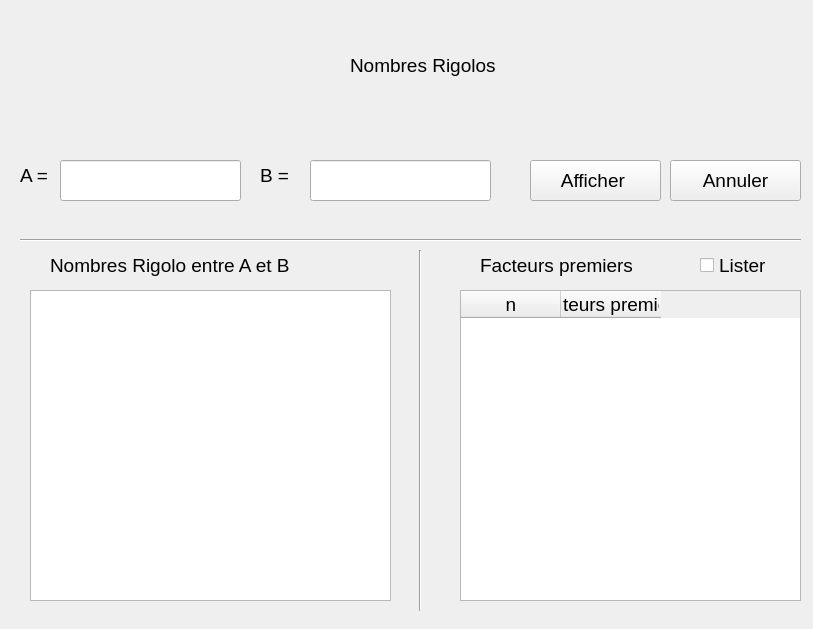
<?xml version="1.0" encoding="UTF-8"?>
<ui version="4.0">
 <class>Form</class>
 <widget class="QWidget" name="Form">
  <property name="geometry">
   <rect>
    <x>0</x>
    <y>0</y>
    <width>813</width>
    <height>629</height>
   </rect>
  </property>
  <property name="windowTitle">
   <string>Form</string>
  </property>
  <widget class="QLabel" name="label">
   <property name="geometry">
    <rect>
     <x>350</x>
     <y>30</y>
     <width>301</width>
     <height>71</height>
    </rect>
   </property>
   <property name="font">
    <font>
     <pointsize>14</pointsize>
    </font>
   </property>
   <property name="text">
    <string>Nombres Rigolos</string>
   </property>
  </widget>
  <widget class="QLineEdit" name="texta">
   <property name="geometry">
    <rect>
     <x>60</x>
     <y>160</y>
     <width>181</width>
     <height>41</height>
    </rect>
   </property>
   <property name="font">
    <font>
     <pointsize>14</pointsize>
    </font>
   </property>
  </widget>
  <widget class="QPushButton" name="afficher">
   <property name="geometry">
    <rect>
     <x>530</x>
     <y>160</y>
     <width>131</width>
     <height>41</height>
    </rect>
   </property>
   <property name="font">
    <font>
     <pointsize>14</pointsize>
    </font>
   </property>
   <property name="text">
    <string>Afficher </string>
   </property>
  </widget>
  <widget class="Line" name="line">
   <property name="geometry">
    <rect>
     <x>20</x>
     <y>230</y>
     <width>781</width>
     <height>21</height>
    </rect>
   </property>
   <property name="font">
    <font>
     <pointsize>14</pointsize>
    </font>
   </property>
   <property name="orientation">
    <enum>Qt::Horizontal</enum>
   </property>
  </widget>
  <widget class="QPushButton" name="annuler">
   <property name="geometry">
    <rect>
     <x>670</x>
     <y>160</y>
     <width>131</width>
     <height>41</height>
    </rect>
   </property>
   <property name="font">
    <font>
     <pointsize>14</pointsize>
    </font>
   </property>
   <property name="text">
    <string>Annuler</string>
   </property>
  </widget>
  <widget class="QLineEdit" name="textb">
   <property name="geometry">
    <rect>
     <x>310</x>
     <y>160</y>
     <width>181</width>
     <height>41</height>
    </rect>
   </property>
   <property name="font">
    <font>
     <pointsize>14</pointsize>
    </font>
   </property>
  </widget>
  <widget class="QLabel" name="label_2">
   <property name="geometry">
    <rect>
     <x>260</x>
     <y>140</y>
     <width>141</width>
     <height>71</height>
    </rect>
   </property>
   <property name="font">
    <font>
     <pointsize>14</pointsize>
    </font>
   </property>
   <property name="text">
    <string>B = </string>
   </property>
  </widget>
  <widget class="QLabel" name="label_3">
   <property name="geometry">
    <rect>
     <x>20</x>
     <y>140</y>
     <width>141</width>
     <height>71</height>
    </rect>
   </property>
   <property name="font">
    <font>
     <pointsize>14</pointsize>
    </font>
   </property>
   <property name="text">
    <string>A = </string>
   </property>
  </widget>
  <widget class="Line" name="line_2">
   <property name="geometry">
    <rect>
     <x>410</x>
     <y>250</y>
     <width>21</width>
     <height>361</height>
    </rect>
   </property>
   <property name="font">
    <font>
     <pointsize>14</pointsize>
    </font>
   </property>
   <property name="orientation">
    <enum>Qt::Vertical</enum>
   </property>
  </widget>
  <widget class="QTableWidget" name="table">
   <property name="geometry">
    <rect>
     <x>460</x>
     <y>290</y>
     <width>341</width>
     <height>311</height>
    </rect>
   </property>
   <property name="font">
    <font>
     <pointsize>14</pointsize>
    </font>
   </property>
   <column>
    <property name="text">
     <string>n</string>
    </property>
   </column>
   <column>
    <property name="text">
     <string>facteurs premiers</string>
    </property>
   </column>
  </widget>
  <widget class="QLabel" name="label_4">
   <property name="geometry">
    <rect>
     <x>50</x>
     <y>230</y>
     <width>301</width>
     <height>71</height>
    </rect>
   </property>
   <property name="font">
    <font>
     <pointsize>14</pointsize>
    </font>
   </property>
   <property name="text">
    <string>Nombres Rigolo entre A et B</string>
   </property>
  </widget>
  <widget class="QLabel" name="label_5">
   <property name="geometry">
    <rect>
     <x>480</x>
     <y>230</y>
     <width>181</width>
     <height>71</height>
    </rect>
   </property>
   <property name="font">
    <font>
     <pointsize>14</pointsize>
    </font>
   </property>
   <property name="text">
    <string>Facteurs premiers</string>
   </property>
  </widget>
  <widget class="QCheckBox" name="lister">
   <property name="geometry">
    <rect>
     <x>700</x>
     <y>250</y>
     <width>101</width>
     <height>31</height>
    </rect>
   </property>
   <property name="font">
    <font>
     <pointsize>14</pointsize>
    </font>
   </property>
   <property name="text">
    <string>Lister</string>
   </property>
  </widget>
  <widget class="QListWidget" name="list">
   <property name="geometry">
    <rect>
     <x>30</x>
     <y>290</y>
     <width>361</width>
     <height>311</height>
    </rect>
   </property>
  </widget>
 </widget>
 <resources/>
 <connections/>
</ui>
